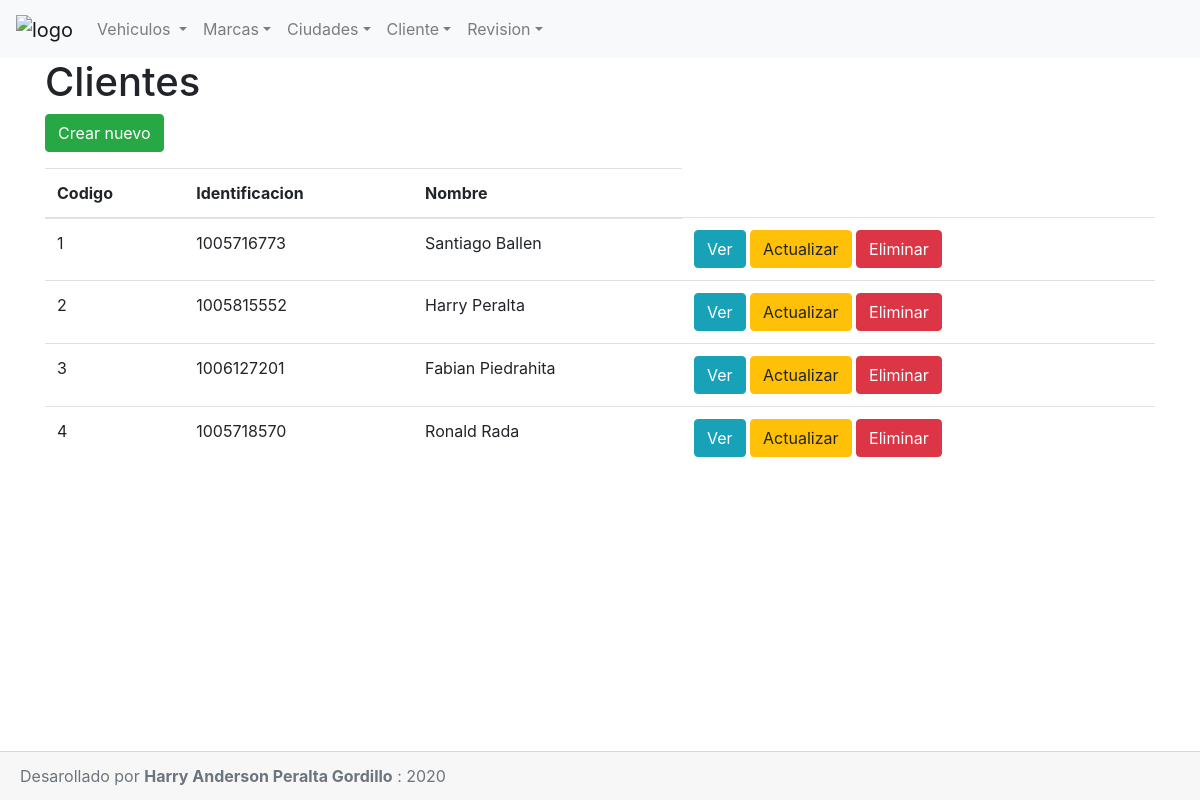
The app's page /index.php?control=cliente&action=index with its own data.
### tables this page shows
CREATE TABLE `cliente` (
  `codigo` int(11) NOT NULL,
  `identificacion` int(11) NOT NULL,
  `nombre` varchar(50) NOT NULL,
  `direccion` varchar(50) NOT NULL,
  `telefono` varchar(20) NOT NULL,
  `codigoCiudad` int(11) NOT NULL
);

### controllers/ClienteController.php (called while the page is built, shortened)
<?php
    class ClienteController
    {
        public function __construct()
        {
            require_once "models/Cliente.php";
        }
        public function index()
        {
            $clientes = new Cliente();
            $data["clientes"] = $clientes->listar();
            $data["titulo"] = "Clientes";
            require_once "views/clientes/index.php";
        }
    }
?>

### config/conexion.php (called while the page is built, shortened)
<?php
class Conectar
{
    public static function conexion()
    {
        $conexion = new mysqli("localhost","root","","concesionario");
        return $conexion;
    }
}
?>

### models/Cliente.php (called while the page is built, shortened)
<?php
    class Cliente
    {
        private $db;
        private $clientes;
        public function __construct()
        {
            $this->db = Conectar::conexion();
            $this->clientes = array();
        }
        public function listar()
        {
            $sql =  "SELECT cliente.codigo, cliente.identificacion, cliente.nombre, cliente.direccion, cliente.telefono, ciudad.nombre AS ciudad " .
                    "FROM cliente " .
                    "JOIN ciudad " .
                    "ON cliente.codigoCiudad = ciudad.codigo";
            $resultado = $this->db->query($sql);
            while ($row = $resultado->fetch_assoc())
            {
                $this->clientes[] = $row;
            }
            return $this->clientes;
        }
    }
?>

### views/clientes/index.php (the view)
<?php require "views/shared/header.php"; ?>
<div class="container">
<h1> <?php echo $data["titulo"]?></h1>
    <a href="index.php?control=cliente&action=insert" class="btn btn-success">Crear nuevo</a>
    <table class="table mt-3">
        <thead>
            <tr>
                <th>Codigo</th>
                <th>Identificacion</th>
                <th>Nombre</th>
            </tr>
        </thead>
        <tbody>
            <?php foreach($data['clientes'] as $cliente)   { ?>
                <tr>
                    <td><?= $cliente['codigo'] ?></td>
                    <td><?= $cliente['identificacion'] ?></td>
                    <td><?= $cliente['nombre'] ?></td>
                    <td>
                        <a href="index.php?control=cliente&action=view&codigo=<?= $cliente['codigo'] ?>"
                        class="btn btn-info"> Ver </a>
                        <a href="index.php?control=cliente&action=edit&codigo=<?= $cliente['codigo'] ?>"
                        class="btn btn-warning"> Actualizar </a>
                        <a href="index.php?control=cliente&action=delete&codigo=<?= $cliente['codigo'] ?>"
                        class="btn btn-danger"> Eliminar </a>
                    </td>
                </tr>
            <?php } ?>
    </table>
</div>
<?php require "views/shared/footer.php"; ?>

### index.php (shortened to what this page needs)
<?php
    require_once "core/routes.php";
    require_once "config/conexion.php";
    if(isset($_GET['control']))
    {
        $controlador = cargarControlador($_GET['control']);
        if(isset($_GET['action']))
        {
            if(isset($_GET['matricula']))
            {
                cargarAccion($controlador, $_GET['action'], $_GET['matricula']);
            }
            else if(isset($_GET['codigo']))
            {
                cargarAccion($controlador, $_GET['action'], $_GET['codigo']);
            }
            else
            {
                cargarAccion($controlador, $_GET['action']);
            }
        }
        else{
            $controlador =  cargarControlador(CONTROLADOR_PRINCIPAL);
        }
    }
    else
    {
        $controlador =  cargarControlador(CONTROLADOR_PRINCIPAL);
        cargarAccion($controlador, ACCION_PRINCIPAL);
    }
?>

### core/routes.php (shortened to what this page needs)
<?php
    function cargarAccion($controlador,$accion, $identificador = null)
    {
        if(isset($accion) && method_exists($controlador, $accion))
        {
            if($identificador == null)
            {
                $controlador->$accion();
            }
            else
            {
                $controlador->$accion($identificador);
            }
        }
        else
        {
            $controlador->ACCION_PRINCIPAL();
        }
    }
?>

### views/shared/header.php (shortened to what this page needs)
<!DOCTYPE html>
<html lang="es">
<head>
    <link rel="stylesheet" href="https://stackpath.bootstrapcdn.com/bootstrap/4.5.2/css/bootstrap.min.css">
    <link rel="stylesheet" href="assets/css/estilos.css">
</head>
<body>
<nav class="navbar navbar-expand-lg navbar-light bg-light">
  <a class="navbar-brand" href="index.php#"> <img src="https://www.purosautos.com/wp-content/uploads/2017/11/bmw-.png" alt="logo" class="logo"> </a>
  <div class="collapse navbar-collapse" id="navbarSupportedContent">
    <ul class="navbar-nav mr-auto">
      <li class="nav-item dropdown">
        <a class="nav-link dropdown-toggle" href="#" id="navbarDropdown" role="button" data-toggle="dropdown" aria-haspopup="true" aria-expanded="false">
            Vehiculos
        </a>
      </li>
      <li class="nav-item dropdown">
        <a class="nav-link dropdown-toggle" href="#" id="navbarDropdown" role="button" data-toggle="dropdown" aria-haspopup="true" aria-expanded="false">
        Marcas</a>
      </li>
      <li class="nav-item dropdown">
        <a class="nav-link dropdown-toggle" href="#" id="navbarDropdown" role="button" data-toggle="dropdown" aria-haspopup="true" aria-expanded="false">
        Ciudades</a>
      </li>
      <li class="nav-item dropdown">
        <a class="nav-link dropdown-toggle" href="#" id="navbarDropdown" role="button" data-toggle="dropdown" aria-haspopup="true" aria-expanded="false">
        Cliente</a>
      </li>
      <li class="nav-item dropdown">
        <a class="nav-link dropdown-toggle" href="#" id="navbarDropdown" role="button" data-toggle="dropdown" aria-haspopup="true" aria-expanded="false">
        Revision</a>
      </li>
    </ul>
  </div>
</nav>

### views/shared/footer.php (shortened to what this page needs)
<br><br><br><br><br>
<footer class="card-footer text-muted footer">
    Desarollado por <span class="font-weight-bold">Harry Anderson Peralta Gordillo</span> : 2020
</footer>
</body>
</html>

### assets/css/estilos.css (style rules this page uses)
.footer { position: fixed; bottom:0%; width: 100%; }
.logo { width: 2rem; }

### records on screen
cliente: codigo "1", identificacion "1005716773", nombre "Santiago Ballen"
cliente: codigo "2", identificacion "1005815552", nombre "Harry Peralta"
cliente: codigo "3", identificacion "1006127201", nombre "Fabian Piedrahita"
cliente: codigo "4", identificacion "1005718570", nombre "Ronald Rada"

### other values on screen
$data["titulo"] "Clientes"
